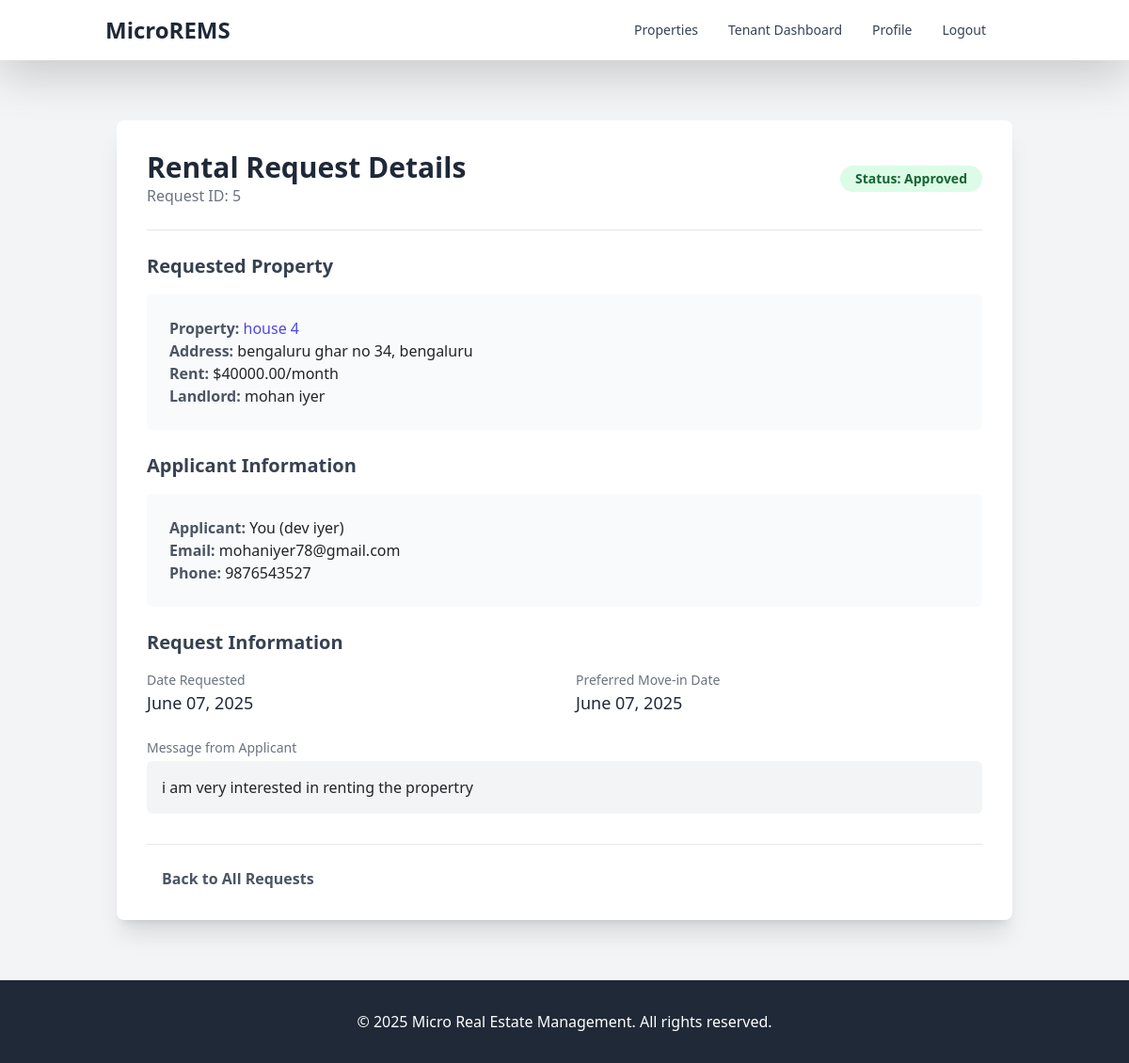
The app's page /properties/requests/5/ (signed in) with its own data.
### properties/models.py (models this page shows, shortened)
class PropertyRequest(models.Model):
    REQUEST_STATUS_CHOICES = [
        ('pending', 'Pending'),
        ('approved', 'Approved'),
        ('rejected', 'Rejected'),
        ('cancelled', 'Cancelled'),
    ]
    property = models.ForeignKey(Property, on_delete=models.CASCADE, related_name='requests')
    tenant = models.ForeignKey(Tenant, on_delete=models.CASCADE, related_name='property_requests')
    message = models.TextField()
    requested_move_in_date = models.DateField()
    status = models.CharField(max_length=20, choices=REQUEST_STATUS_CHOICES, default='pending')
    created_at = models.DateTimeField(auto_now_add=True)
    updated_at = models.DateTimeField(auto_now=True)

class Property(models.Model):
    PROPERTY_STATUS_CHOICES = [
        ('available', 'Available'),
        ('rented', 'Rented'),
        ('maintenance', 'Under Maintenance'),
        ('not_available', 'Not Available'),
    ]
    PROPERTY_TYPE_CHOICES = [
        ('apartment', 'Apartment'),
        ('house', 'House'),
        ('condo', 'Condominium'),
        ('commercial', 'Commercial Space'),
        ('land', 'Land'),
        ('other', 'Other'),
    ]
    landlord = models.ForeignKey(Landlord, on_delete=models.CASCADE, related_name='properties')
    title = models.CharField(max_length=200)
    description = models.TextField()
    property_type = models.CharField(max_length=20, choices=PROPERTY_TYPE_CHOICES, default='apartment')
    address = models.TextField()
    city = models.CharField(max_length=100)
    state = models.CharField(max_length=100)
    zip_code = models.CharField(max_length=20)
    bedrooms = models.PositiveIntegerField(default=1)
    bathrooms = models.DecimalField(max_digits=3, decimal_places=1, default=1.0)
    area_sqft = models.PositiveIntegerField()
    rent_amount = models.DecimalField(max_digits=10, decimal_places=2)
    security_deposit = models.DecimalField(max_digits=10, decimal_places=2)
    available_from = models.DateField()
    status = models.CharField(max_length=20, choices=PROPERTY_STATUS_CHOICES, default='available')
    amenities = models.TextField(blank=True, null=True)
    created_at = models.DateTimeField(auto_now_add=True)
    updated_at = models.DateTimeField(auto_now=True)
    class Meta:
        verbose_name_plural = "Properties"

### accounts/models.py (models this page shows, shortened)
class Landlord(models.Model):
    user = models.OneToOneField(User, on_delete=models.CASCADE, related_name='landlord_profile')
    company_name = models.CharField(max_length=100, blank=True, null=True)
    address = models.TextField(blank=True, null=True)
    tax_id = models.CharField(max_length=50, blank=True, null=True)
    verification_status = models.BooleanField(default=False)
    date_joined = models.DateTimeField(auto_now_add=True)

class User(AbstractUser):
    username = None
    email = models.EmailField(_('email address'), unique=True)
    is_landlord = models.BooleanField(default=False)
    is_tenant = models.BooleanField(default=False)
    phone_number = models.CharField(max_length=15, blank=True, null=True)
    profile_picture = models.ImageField(upload_to='profile_pics/', blank=True, null=True)
    USERNAME_FIELD = 'email'
    REQUIRED_FIELDS = []
    objects = CustomUserManager()

class Tenant(models.Model):
    user = models.OneToOneField(User, on_delete=models.CASCADE, related_name='tenant_profile')
    address = models.TextField(blank=True, null=True)
    id_proof = models.FileField(upload_to='documents/', blank=True, null=True)
    employment_status = models.CharField(max_length=50, blank=True, null=True)
    emergency_contact = models.CharField(max_length=100, blank=True, null=True)
    date_joined = models.DateTimeField(auto_now_add=True)

### properties/views.py (the view)
# urls.py: path('requests/<int:request_id>/', views.request_detail, name='request_detail'),
@login_required
def request_detail(request, request_id):
    property_request = get_object_or_404(PropertyRequest, id=request_id)
    property_obj = property_request.property
    is_landlord = request.user.is_landlord and property_obj.landlord.user == request.user
    is_tenant = request.user.is_tenant and property_request.tenant.user == request.user
    if not (is_landlord or is_tenant):
        messages.error(request, 'You do not have permission to view this request.')
        return redirect('dashboard')
    return render(request, 'properties/property_request_detail.html', {
        'property_request': property_request,
        'property': property_obj,
        'is_landlord': is_landlord,
        'is_tenant': is_tenant
    })

### templates/properties/property_request_detail.html (shortened to what this page needs)
{% extends 'base.html' %}
{% load static %}
{% block content %}
<div class="container mx-auto py-8">
    <div class="bg-white p-6 md:p-8 rounded-lg shadow-xl">
        <div class="flex flex-col md:flex-row justify-between items-start mb-6 pb-6 border-b border-gray-200">
            <div>
                <h1 class="text-2xl md:text-3xl font-bold text-gray-800">Rental Request Details</h1>
                <p class="text-gray-500">Request ID: {{ property_request.id }}</p>
            </div>
            <div class="mt-3 md:mt-0 text-left md:text-right">
                <span class="px-3 py-1 inline-flex text-sm leading-5 font-semibold rounded-full
                    {% if property_request.status == 'pending' %}bg-yellow-100 text-yellow-800
                    {% elif property_request.status == 'approved' %}bg-green-100 text-green-800
                    {% elif property_request.status == 'rejected' %}bg-red-100 text-red-800
                    {% else %}bg-gray-100 text-gray-800{% endif %}">
                    Status: {{ property_request.get_status_display }}
                </span>
            </div>
        </div>
        <div class="mb-6">
            <h2 class="text-xl font-semibold text-gray-700 mb-3">Requested Property</h2>
            <div class="bg-gray-50 p-4 rounded-md">
                <p><strong class="text-gray-600">Property:</strong> <a href="{% url 'property_detail' property_request.property.id %}" class="text-indigo-600 hover:underline">{{ property_request.property.title }}</a></p>
                <p><strong class="text-gray-600">Address:</strong> {{ property_request.property.address }}, {{ property_request.property.city }}</p>
                <p><strong class="text-gray-600">Rent:</strong> ${{ property_request.property.rent_amount|floatformat:2 }}/month</p>
                {% if user.is_landlord %}
                <p><strong class="text-gray-600">Landlord:</strong> You ({{ property_request.property.landlord.user.get_full_name|default:property_request.property.landlord.user.username }})</p>
                {% else %}
                 <p><strong class="text-gray-600">Landlord:</strong> {{ property_request.property.landlord.user.get_full_name|default:property_request.property.landlord.user.username }}</p>
                {% endif %}
            </div>
        </div>
        <div class="mb-6">
            <h2 class="text-xl font-semibold text-gray-700 mb-3">Applicant Information</h2>
            <div class="bg-gray-50 p-4 rounded-md">
                {% if user.is_tenant %}
                <p><strong class="text-gray-600">Applicant:</strong> You ({{ property_request.tenant.user.get_full_name|default:property_request.tenant.user.username }})</p>
                {% else %}
                <p><strong class="text-gray-600">Applicant:</strong> <a href="{% url 'profile' %}" class="text-indigo-600 hover:underline">{{ property_request.tenant.user.get_full_name|default:property_request.tenant.user.username }}</a></p>
                {% endif %}
                <p><strong class="text-gray-600">Email:</strong> {{ property_request.tenant.user.email }}</p>
                <p><strong class="text-gray-600">Phone:</strong> {{ property_request.tenant.user.phone_number|default:'N/A' }}</p>
            </div>
        </div>
        <div class="mb-6">
            <h2 class="text-xl font-semibold text-gray-700 mb-3">Request Information</h2>
            <div class="grid grid-cols-1 md:grid-cols-2 gap-x-6 gap-y-4">
                <div>
                    <p class="text-sm text-gray-500">Date Requested</p>
                    <p class="text-lg font-medium text-gray-800">{{ property_request.created_at|date:"F d, Y" }}</p>
                </div>
                <div>
                    <p class="text-sm text-gray-500">Preferred Move-in Date</p>
                    <p class="text-lg font-medium text-gray-800">{{ property_request.requested_move_in_date|date:"F d, Y" }}</p>
                </div>
            </div>
            {% if property_request.message %}
            <div class="mt-4">
                <p class="text-sm text-gray-500">Message from Applicant</p>
                <div class="bg-gray-100 p-3 rounded-md mt-1 prose max-w-none">
                    {{ property_request.message|linebreaksbr }}
                </div>
            </div>
            {% endif %}
        </div>
        <div class="mt-8 pt-6 border-t border-gray-200">
            <a href="{% url 'property_requests' %}" class="ml-4 text-gray-600 hover:text-gray-800 font-semibold">
                Back to All Requests
            </a>
        </div>
    </div>
</div>
{% endblock %}

### static/css/style.css (style rules this page uses)
body { display: flex; flex-direction: column; min-height: 100vh; }

### records on screen
PropertyRequest: id "5", status "Approved", property "house 4", property.address "bengaluru ghar no 34", property.city "bengaluru", property.rent_amount "40000.00", property.landlord.user.get_full_name "mohan iyer", tenant.user.get_full_name "dev iyer", tenant.user.email "mohaniyer78@gmail.com", tenant.user.phone_number "9876543527", created_at "June 07, 2025", requested_move_in_date "June 07, 2025", message "i am very interested in renting the propertry"
